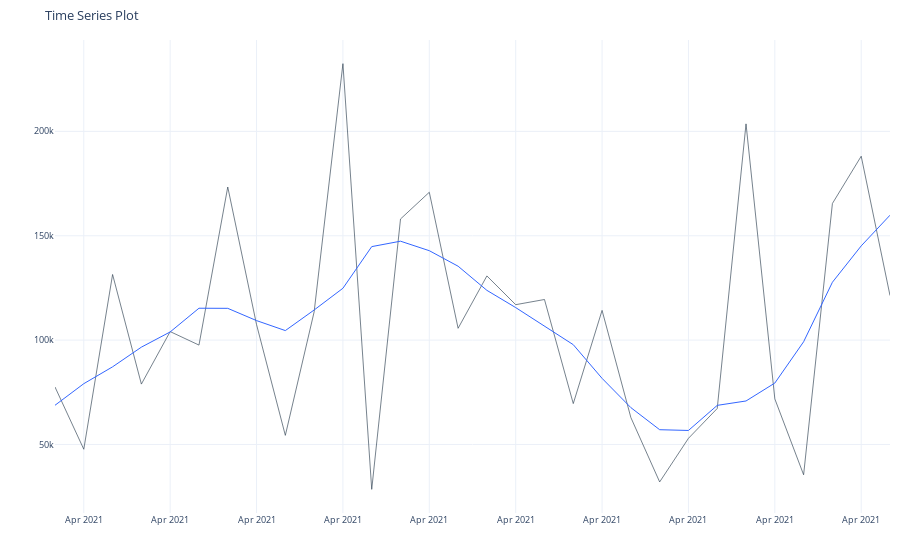

This figure's notebook cell:
### Code cell
(df1[['order_date','payment']].summarize_by_time(
    date_column = 'order_date',
    value_column = 'payment',
    agg_func = 'sum',
    freq = 'D'
)
 .plot_timeseries('order_date','payment'))
